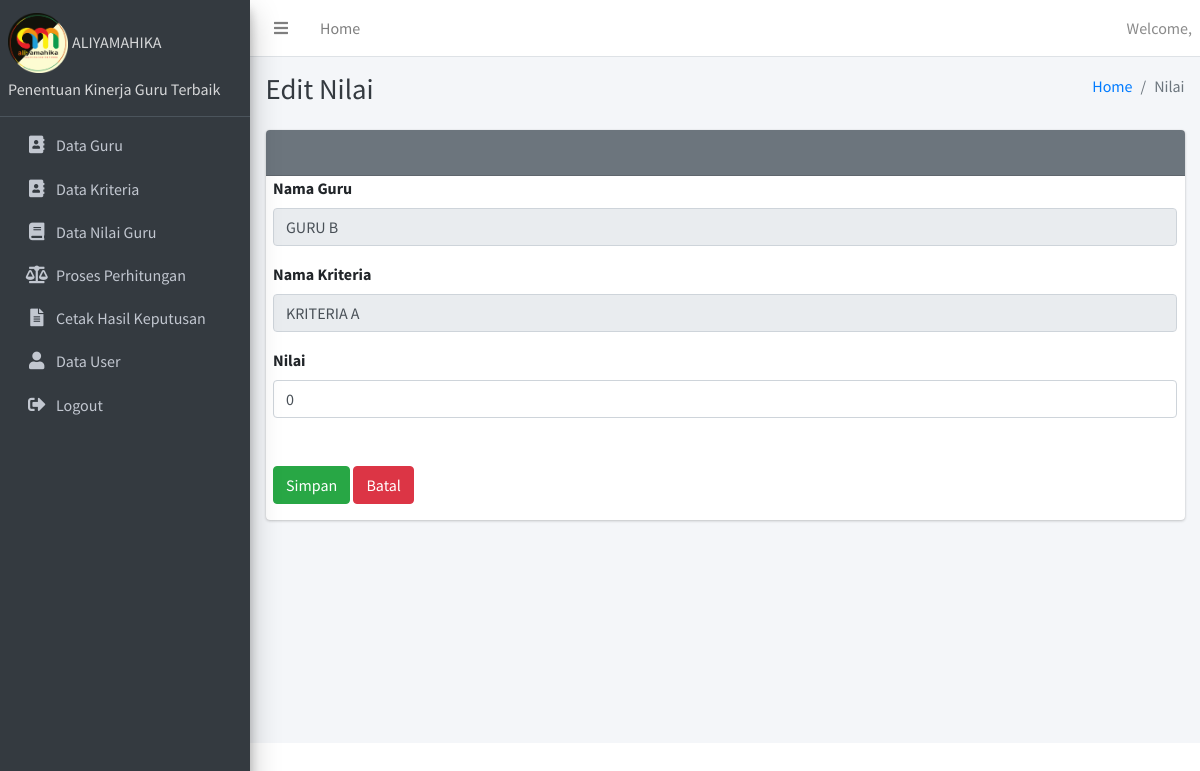
The page /dashboard.php?module=edit_nilai&id_kinerja=KJ02&id_kriteria=KR01 on the database as committed earlier.
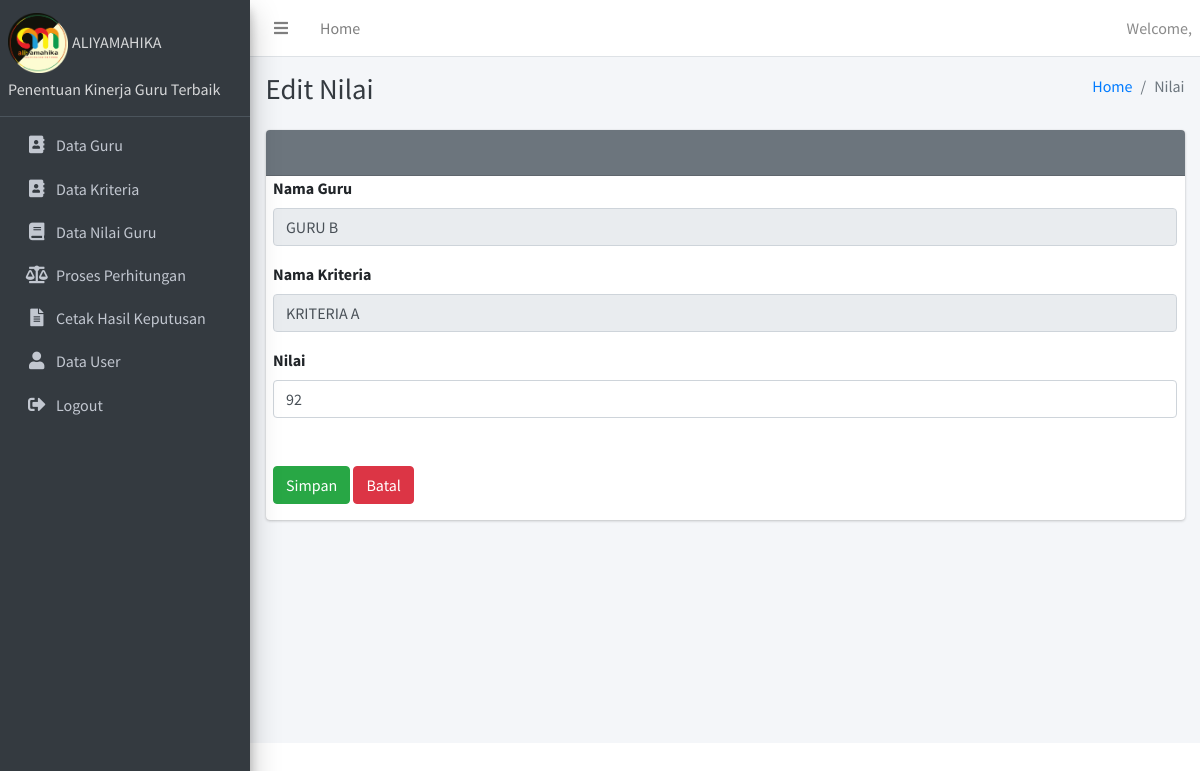
The same page on the database as committed later.
### tables this page shows
CREATE TABLE `guru` (
  `id_guru` varchar(10) NOT NULL,
  `nm_guru` varchar(20) DEFAULT NULL,
  `jenkel` varchar(20) DEFAULT NULL,
  `alamat` varchar(50) NOT NULL
);

CREATE TABLE `nilai` (
  `id_nilai` int(11) NOT NULL,
  `id_kriteria` varchar(10) NOT NULL,
  `id_kinerja` varchar(10) NOT NULL,
  `nilai` int(11) NOT NULL,
  `nil_hitung` float NOT NULL
);

CREATE TABLE `kriteria` (
  `id_kriteria` varchar(10) NOT NULL,
  `nm_kriteria` varchar(40) DEFAULT NULL,
  `tren` varchar(20) DEFAULT NULL,
  `bobot` int(11) DEFAULT NULL
);

### modul/nilai/edit_nilai.php (the view, shortened to what this page needs)
<?php
$query = mysqli_query($koneksi, "SELECT nilai.id_kriteria AS id_kriteria, nilai.id_kinerja AS id_kinerja, guru.nm_guru AS nm_guru, kriteria.nm_kriteria AS nm_kriteria, nilai.nilai AS nilai FROM guru, kinerja, nilai, kriteria WHERE guru.id_guru=kinerja.id_guru AND kinerja.id_kinerja=nilai.id_kinerja AND nilai.id_kriteria=kriteria.id_kriteria AND nilai.id_kinerja='$_GET[id_kinerja]' AND nilai.id_kriteria='$_GET[id_kriteria]'");
$row = mysqli_fetch_assoc($query);
?>
<div class="content-header">
  <div class="container-fluid">
    <div class="row mb-2">
      <div class="col-sm-6">
        <h1 class="m-0 text-dark">Edit Nilai</h1>
      </div>
      <div class="col-sm-6">
        <ol class="breadcrumb float-sm-right">
          <li class="breadcrumb-item"><a href="?module=home">Home</a></li>
          <li class="breadcrumb-item active">Nilai</li>
        </ol>
      </div>
    </div>
  </div>
</div>
<section class="content">
      <div class="container-fluid">
      <div class="row">
        <div class="col-12">
			<div class="card card-secondary">
              	<div class="card-header">
                	<h3 class="card-title">&nbsp;</h3>
              			</div>
						<form class="form-horizontal" action="" method="post">
							<div class="form-group">
								<label class="col-sm-3 control-label">Nama Guru</label>
								<div class="col-sm-12">
									<input type="text" name="nm_guru" value="<?php echo $row['nm_guru'];?>" class="form-control" readonly="readonly">
								</div>
							</div>
							<div class="form-group">
								<label class="col-sm-3 control-label">Nama Kriteria</label>
								<div class="col-sm-12">
									<input type="text" name="nm_guru" value="<?php echo $row['nm_kriteria'];?>" class="form-control" readonly="readonly">
								</div>
							</div><div class="form-group">
								<label class="col-sm-3 control-label">Nilai</label>
								<div class="col-sm-12">
									<input type="text" name="nilai" value="<?php echo $row['nilai'];?>" class="form-control" placeholder="Nilai" required>
								</div>
							</div>
							<div class="form-group">
								<label class="col-sm-3 control-label">&nbsp;</label>
								<div class="col-sm-12">
									<input type="submit" name="ubah" class="btn btn-success" value="Simpan">
									<a href="?module=data_nilai" class="btn btn-danger">Batal</a>
								</div>
							</div>
						</div>
					</div>
			</div>
		</div>
	</div>

Rows that differ between the two databases and show on the page:
changed through a linked row, guru "GURU B": nilai "0" → "92"
